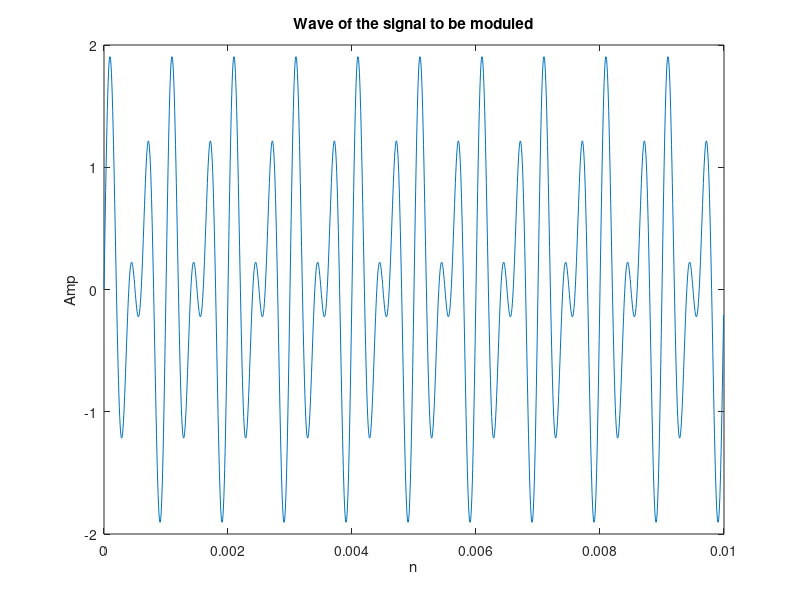
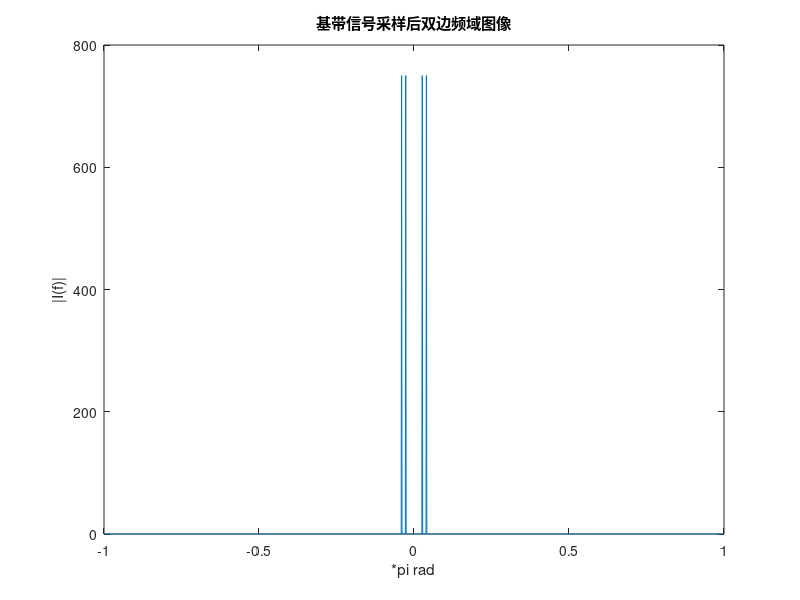
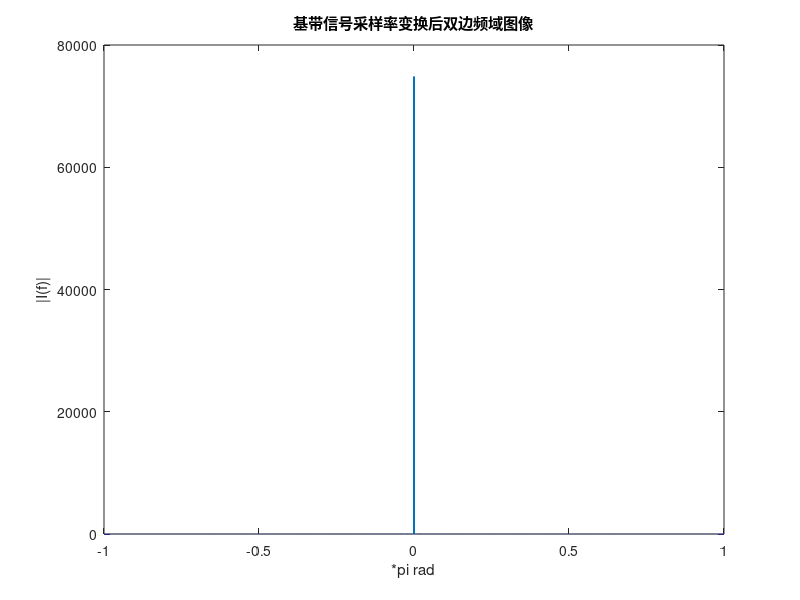

Write the MATLAB code that produced these figures, in order. (Note: this script raises an error after producing the figures.)
%%This is the code of SDR course design project
%We create a digital transmiter and receiver based on DSB Module
%%
%Init parameter setting
clear all
clc
fs1=150e3;%we set the sampling rate of the f to 150kHz
t1=0:1/fs1:0.01-1/fs1;
fc=211011*4;
fs2=15e6;%we set the sampling rate of the carrier signal to 15MHz
t2=0:1/fs2:0.01-1/fs2;
load filteralpha.mat;
load filterbeta.mat;
load filtergamma.mat;
%%
f=sin(2*pi*2*10e2*t1)+sin(2*pi*3*10e2*t1);%the signal to be moduled
%f=filter(Num,1,f);%add a reshape filter
figure(1)
plot(t1,f);
title('Wave of the signal to be moduled');
xlabel("n");
ylabel("Amp");
N=length(f);
If=abs(fftshift(fft(f,N)));%fft
%fi=(-N/2:N/2-1)/N;%digital freq=analog freq*T
fi=2*((0:N-1)*1/N-1/2) ;
figure(2)
plot(fi,If);
title('基带信号采样后双边频域图像')
xlabel('*pi rad');
ylabel('|I(f)|');
%%
%Interp
f=interp(f,fs2/fs1);
N=length(f);
If=abs(fftshift(fft(f,N)));%fft
%fi=(-N/2:N/2-1)/N;%digital freq=analog freq*T
fi=2*((0:N-1)*1/N-1/2) ;
figure(3)
plot(fi,If);
title('基带信号采样率变换后双边频域图像')
xlabel('*pi rad');
ylabel('|I(f)|');
[b,a]=sos2tf(SOS,G);
f=filter(b,a,f);
figure(4)
plot(t2,f);
title('Wave of the filtered interp signal');
xlabel("n");
ylabel("Amp");
N=length(f);
If=abs(fftshift(fft(f,N)));%fft
%fi=(-N/2:N/2-1)/N;%digital freq=analog freq*T
fi=2*((0:N-1)*1/N-1/2) ;
figure(5)
plot(fi,If);
title('基带信号采样率变换后经由DLPF滤波后双边频域图像')
xlabel('*pi rad');
ylabel('|I(f)|');
%%
%I side and Q side Modulation
I=f;%I sideroad
Q=0;% Q sideroad
%%
c=cos(2*pi*fc*t2);%Carrier Signal
figure(6)
plot(t2,c);
title('Wave of the carrier signal');
xlabel("n");
ylabel("Amp");
%%
%DSB Modulation
%to be continued
s=f.*c;
figure(7)
plot(t2/0.001,s,t2/0.001,f,"r-");
title('Wave of the moduled signal');
xlabel('n');
ylabel("Amp");
legend('Modulated Message Signal','Message Signal m(n)')
%%
%DA module
Tx=interp(s+Q,5);
%%
%drawing the spectum of the signal
N=length(Tx);
If=abs(fftshift(fft(Tx,N)));%fft
%fi=fs2*5*(-N/2:N/2-1)/N;%digital freq=analog freq*T
%fi=(0:N-1)*fs1/N-fs1/2 ;
fi=((0:N-1)*fs2*5/N-fs2*5/2);
figure(8)
plot(fi,If);
title('发送信号双边频域图像')
xlabel('Hz');
ylabel('|I(f)|');
%%
%Receiver part
ts3=0:1/(fs2*5):0.01-1/(fs2*5);
[b,a]=sos2tf(SOS1,G1);
Rx=filter(b, a, Tx);
N=length(Rx);
If=abs(fftshift(fft(Rx,N)));%fft
%fi=fs2*5*(-N/2:N/2-1)/N;%digital freq=analog freq*T
fi=(0:N-1)*fs2*5/N-fs2*5/2 ;
figure(9)
plot(fi,If);
title('发送信号经由选频滤波器后的双边频域图像')
xlabel('Hz');
ylabel('|I(f)|');
%mix freq
Signal_mix=Rx.*cos(2*pi*389044*ts3);
N=length(Signal_mix);
If=abs(fftshift(fft(Signal_mix,N)));%fft
%fi=fs2*5*(-N/2:N/2-1)/N;%digital freq=analog freq*T
fi=(0:N-1)*fs2*5/N-fs2*5/2 ;
figure(10)
plot(fi,If);
title('混频后信号双边频域图像')
xlabel('Hz');
ylabel('|I(f)|');
%filter
[b,a]=sos2tf(SOS2,G2);
Signal_filter=filter(b,a,Signal_mix);
N=length(Signal_filter);
If=abs(fftshift(fft(Signal_filter,N)));%fft
%fi=fs2*5*(-N/2:N/2-1)/N;%digital freq=analog freq*T
fi=(0:N-1)*fs2*5/N-fs2*5/2 ;
figure(11)
plot(fi,If);
title('中频滤波后信号双边频域图像')
xlabel('Hz');
ylabel('|I(f)|');
figure(12)
plot(ts3,Signal_filter);
title('滤波后信号时域图像')
xlabel('rad');
ylabel('|I(f)|');
Signal_down=downsample(Signal_filter,5);
N=length(Signal_down);
If=abs(fftshift(fft(Signal_down,N)));%fft
%fi=fs2*5*(-N/2:N/2-1)/N;%digital freq=analog freq*T
fi=(0:N-1)*2/N-2/2 ;
figure(13)
plot(fi,If);
title('AD后信号双边频域图像')
xlabel('*pi rad');
ylabel('|I(f)|');
%%
%Costas环
% mix=Tx.*cos(2*pi*fc*t2);
% N=length(mix);
% If=abs(fftshift(fft(mix,N)));%fft
% fi=fs2*(-N/2:N/2-1)/N;%digital freq=analog freq*T
% figure(8)
% plot(fi,If);
% title('发送信号双边频域图像')
% xlabel('rad');
% ylabel('|I(f)|');
